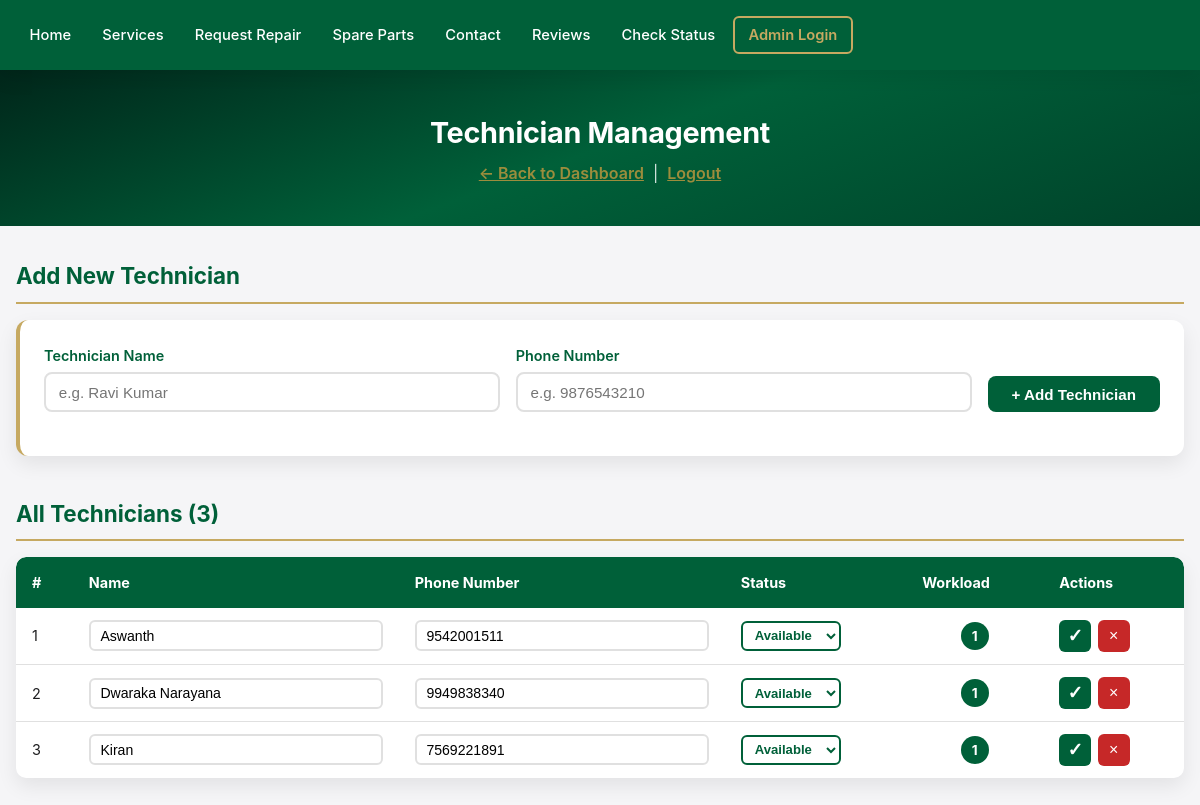
Page /admin/technicians (signed in) on the committed database.
### tables this page shows
CREATE TABLE technicians (
            id INTEGER PRIMARY KEY AUTOINCREMENT,
            name TEXT NOT NULL,
            phone_number TEXT NOT NULL,
            status TEXT DEFAULT 'Available',
            current_workload INTEGER DEFAULT 0
        );

### app.py (the view)
@app.route('/admin/technicians')
def manage_technicians():
    if not session.get('admin_logged_in'):
        flash('Please login first.', 'error')
        return redirect(url_for('admin_login'))
    db = get_db()
    technicians = db.execute('SELECT * FROM technicians ORDER BY name').fetchall()
    return render_template('admin_technicians.html', technicians=technicians)

### app.py (called while the page is built)
def get_db():
    if 'db' not in g:
        g.db = sqlite3.connect(DATABASE)
        g.db.row_factory = sqlite3.Row
    return g.db

### templates/admin_technicians.html (shortened to what this page needs)
{% extends "base.html" %}
{% block content %}
<div class="dashboard-header">
    <h1>Technician Management</h1>
    <p>
        <a href="{{ url_for('admin_dashboard') }}" class="logout-link">&larr; Back to Dashboard</a> &nbsp;|&nbsp;
        <a href="{{ url_for('admin_logout') }}" class="logout-link">Logout</a>
    </p>
</div>
<div class="dashboard-content">
    <div class="dash-section">
        <h2 class="dash-section-title">Add New Technician</h2>
        <div class="add-form-card">
            <form method="POST" action="{{ url_for('add_technician') }}" class="add-form">
                <div class="form-row">
                    <div class="form-group">
                        <label for="name">Technician Name</label>
                        <input type="text" id="name" name="name" placeholder="e.g. Ravi Kumar" required>
                    </div>
                    <div class="form-group">
                        <label for="phone_number">Phone Number</label>
                        <input type="tel" id="phone_number" name="phone_number" placeholder="e.g. 9876543210" required>
                    </div>
                    <div class="form-group form-btn-group">
                        <button type="submit" class="btn-add">+ Add Technician</button>
                    </div>
                </div>
            </form>
        </div>
    </div>
    <div class="dash-section">
        <h2 class="dash-section-title">All Technicians ({{ technicians|length }})</h2>
        {% if technicians %}
        <div class="table-responsive">
            <table class="dash-table">
                <thead>
                    <tr>
                        <th>#</th>
                        <th>Name</th>
                        <th>Phone Number</th>
                        <th>Status</th>
                        <th>Workload</th>
                        <th>Actions</th>
                    </tr>
                </thead>
                <tbody>
                    {% for tech in technicians %}
                    <tr>
                        <td>{{ loop.index }}</td>
                        <td>
                            <form method="POST" action="{{ url_for('edit_technician', id=tech['id']) }}" class="inline-edit-form" id="edit-form-{{ tech['id'] }}">
                                <input type="text" name="name" value="{{ tech['name'] }}" class="edit-input" required>
                        </td>
                        <td>
                                <input type="tel" name="phone_number" value="{{ tech['phone_number'] }}" class="edit-input" required>
                        </td>
                        <td>
                                <select name="status" class="status-select tech-status-{{ tech['status']|lower|replace(' ', '-') }}">
                                    <option value="Available" {% if tech['status'] == 'Available' %}selected{% endif %}>Available</option>
                                </select>
                        </td>
                        <td class="workload-cell">
                            <span class="workload-badge">{{ tech['current_workload'] }}</span>
                        </td>
                        <td class="action-btns">
                            <button type="submit" form="edit-form-{{ tech['id'] }}" class="btn-complete" title="Save Changes">&#10003;</button>
                            <form method="POST" action="{{ url_for('delete_technician', id=tech['id']) }}" onsubmit="return confirm('Delete this technician? They will be unassigned from all requests.');">
                                <button type="submit" class="btn-delete" title="Delete">&times;</button>
                            </form>
                        </td>
                    </tr>
                    {% endfor %}
                </tbody>
            </table>
        </div>
        {% else %}
        <p class="empty-msg">No technicians added yet. Add your first technician above.</p>
        {% endif %}
    </div>
</div>
{% endblock %}

### rows in the picture
technicians: name "Aswanth", phone_number "9542001511", status "Available", current_workload "1"
technicians: name "Dwaraka Narayana", phone_number "9949838340", status "Available", current_workload "1"
technicians: name "Kiran", phone_number "7569221891", status "Available", current_workload "1"

### other values in the picture
{{ technicians|length }} "3"
